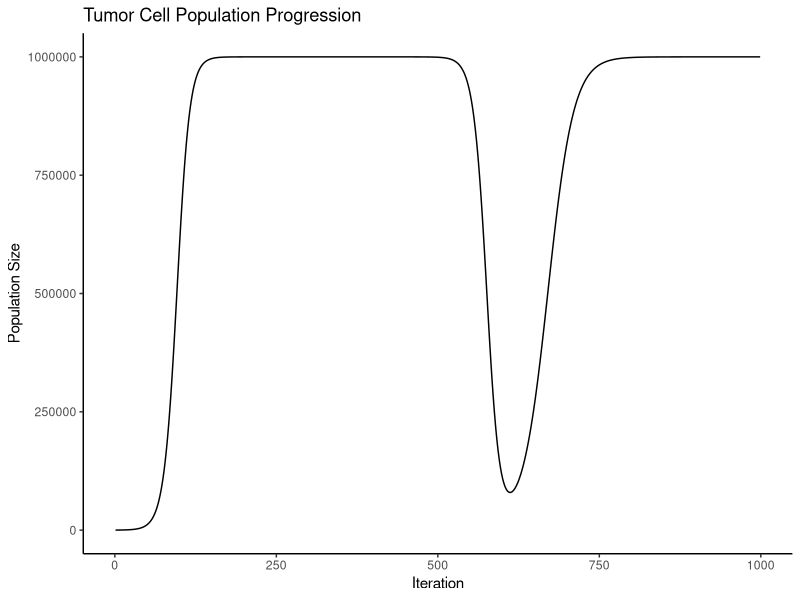

Write R code to recreate this figure.
##mutant strain grows at .5 the rate of normal growth
##mutant: M(t+1)=M(t)+r*M(t)(1-((N(t)+M(t))/K))
##normal: N(t+1)=N(t)+r*N(t)(1-((N(t)+M(t))/K))
##curent growth rate is .1 per day
##K= 1 million cells
##a single cell becomes mutated when there are 100 total cells
#drug treatment of non-mutant results in growth rate of -.1

##generate a script that simulates the growth of the two subpopulations
##to equilibrum followed by drug treatment

##start with 99 normal cella and 1 mutant cell
NCn=99
NCm=1
NTotal=0
rn=0.1
rm=0.1
rndrug=-0.1
rmdrug=0.05
K=1000000
total <- c()
iteration <- c()
i=1

##set an initial guess of iterations at 1000, then see where the curve flattens out and readjust graph
##for this case, it reached the carrying capacity at 323 iterations


##expansion with no presence of drug
while(NTotal<=K && i<=323){
  NCn=NCn+rn*NCn*(1-((NCn+NCm)/K))
  NCm=NCm+rm*NCm*(1-((NCn+NCm)/K))
  NTotal=NCn+NCm
  total[i]=NTotal
  iteration[i]=i
  i=i+1
}

##contraction with the presence of drug
##keep the same vector variables so they can be continuously graphed
##set an initial guess of iterations at 1000, then see where the curve flattens out and readjust graph
##for this case, it reached carrying capacity at 1000 iterations (677 iterations with drug present)

while(NTotal<=K && i<1000){
  NCn=NCn+rndrug*NCn*(1-((NCn+NCm)/K))
  NCm=NCm+rmdrug*NCm*(1-((NCn+NCm)/K))
  NTotal=NCn+NCm
  total[i]=NTotal
  iteration[i]=i
  i=i+1
}


library(ggplot2)
sim <- data.frame(step=iteration, result=total)
ggplot(data=sim, aes(x=step, y=result))+
  labs(title="Tumor Cell Population Progression")+
  xlab("Iteration")+
  ylab("Population Size")+
  geom_line()+
  theme_classic()

##The graph makes sense because the tumors will initially grow, with the mutant form growing a lot
##more slowly than the normal cells (when the initial grow curve flattens out at carrying capacity
##the normal cells are 100 times more prevalent than the mutant form).
##However, when the drug is introduced, the normal cells will begin to die, while the mutant cells
##will just grow a little slower. So the big drop in the graph is all the normal cells dying, however
##you can see it doesn't go all the way down to zero, because the mutants are still there. And after
##all the normal cells are dead, the mutants will grow at a rate that is half of the growth rate of 
##the normal cells, which is why the slope of the second increase is about half the first. 

##This shows how mutant cells can keep a tumor alive, and bring it to the full carrying capacity
##even when exposed to drugs that kill all the normal tumor cells.

